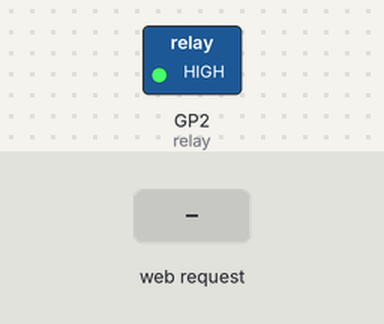
Simulated run of this program. Board: Raspberry Pi Pico running MicroPython. On the bench: switched loads named in the program (green lamp = pin HIGH). Inputs (shaded band) come from the test bench. WiFi joins after 1.5 s; what the program prints to the serial console is not drawn.

Above: at 2.7 s.
2.8 s: HTTP request GET /on received
At 3.8 s:
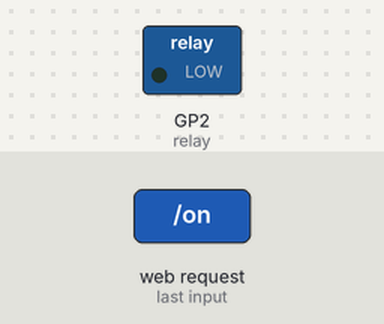
4.3 s: HTTP request GET /off received
At 4.9 s:
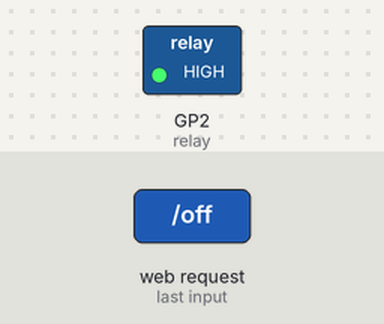
Timing chart, 0 to 7.3 s (numbered marks = the images above; inputs shaded):
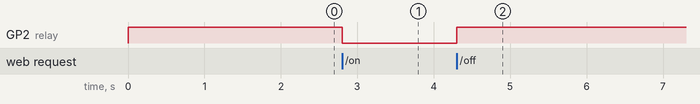

The program:

main.py
```python
import network
import socket
import machine
import time

# -------- Relay Setup --------
relay = machine.Pin(2, machine.Pin.OUT)   # GP2 (active LOW)
relay_state = 1   # 1 = OFF, 0 = ON
relay.value(relay_state)

# -------- WiFi --------
ssid = "ssid"
password = "pass"

wlan = network.WLAN(network.STA_IF)
wlan.active(True)
wlan.connect(ssid, password)

print("Connecting...")
while not wlan.isconnected():
    time.sleep(0.5)

ip = wlan.ifconfig()[0]
print("Connected at:", ip)

# -------- Web Page --------
def webpage(state):
    checked = "checked" if state == 0 else ""
    status = "ON" if state == 0 else "OFF"

    return """
<!DOCTYPE html>
<html>
<head>
<meta name="viewport" content="width=device-width, initial-scale=1">
<title>Relay Switch</title>

<style>
body {
    background:#111;
    color:white;
    font-family:Arial;
    text-align:center;
    margin-top:60px;
}
.switch {
  position: relative;
  display: inline-block;
  width: 80px;
  height: 40px;
}
.switch input {
  opacity: 0;
  width: 0;
  height: 0;
}
.slider {
  position: absolute;
  cursor: pointer;
  top: 0;
  left: 0;
  right: 0;
  bottom: 0;
  background-color: red;
  transition: .2s;
  border-radius: 40px;
}
.slider:before {
  position: absolute;
  content: "";
  height: 32px;
  width: 32px;
  left: 4px;
  bottom: 4px;
  background-color: white;
  transition: .2s;
  border-radius: 50%;
}
input:checked + .slider {
  background-color: green;
}
input:checked + .slider:before {
  transform: translateX(40px);
}
</style>

<script>
function send(cmd, state){
  fetch(cmd);
  document.getElementById("status").innerHTML = state;
  history.pushState({}, "", cmd);
}
</script>
</head>

<body>
<h1>IOT RELAY WEB SWITCH</h1>
<h2>Status: <span id="status">""" + status + """</span></h2>

<label class="switch">
  <input type="checkbox" """ + checked + """
    onchange="
      if(this.checked){
        send('/on','ON');
      } else {
        send('/off','OFF');
      }
    ">
  <span class="slider"></span>
</label>

</body>
</html>
"""

# -------- Socket --------
s = socket.socket()
s.setsockopt(socket.SOL_SOCKET, socket.SO_REUSEADDR, 1)
s.bind((ip, 80))
s.listen(1)

print("Open browser: http://" + ip)

# -------- Main Loop --------
while True:
    conn, addr = s.accept()
    request = conn.recv(1024)
    request = str(request)

    if "/on" in request:
        relay_state = 0
        relay.value(relay_state)

    elif "/off" in request:
        relay_state = 1
        relay.value(relay_state)

    conn.send("HTTP/1.1 200 OK\r\nContent-Type: text/html\r\n\r\n")
    conn.sendall(webpage(relay_state))
    conn.close()
```

Measured:
- after the input at 2.8 s, GP2 (relay): HIGH → LOW at once
- after the input at 4.3 s, GP2 (relay): LOW → HIGH at once
